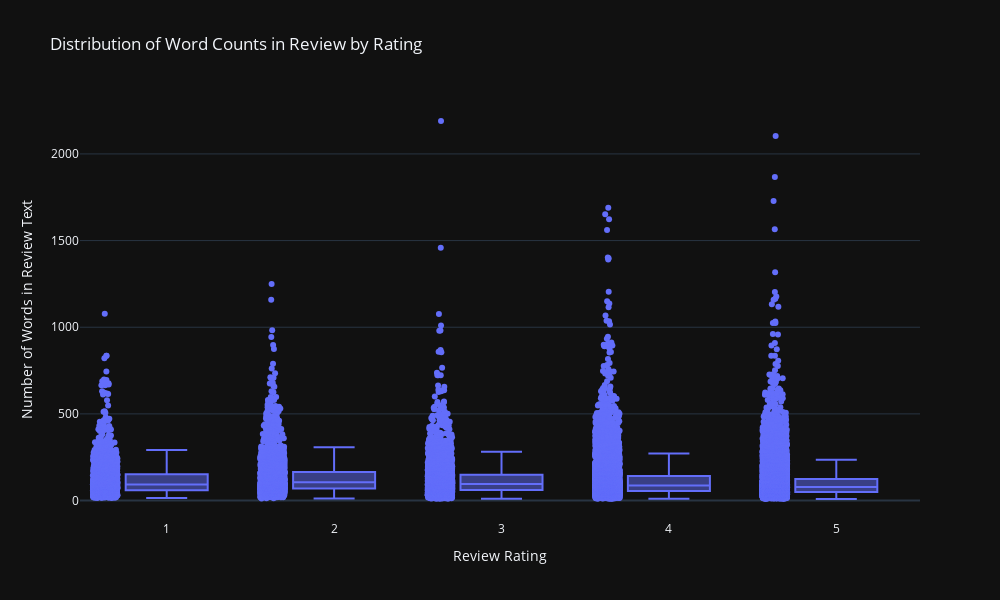

Write notebook code for a chart like this one.
### Code cell
fig = px.box(data, x='Rating', y='Word_Number', points='all', width=1000, height=600, template='plotly_dark', title='Distribution of Word Counts in Review by Rating')
fig.update_layout(
    xaxis = dict(
        title = 'Review Rating'
    ),
    yaxis = dict(
        title = 'Number of Words in Review Text'
    )
)
fig.show()

### Figure 1 — Plotly figure (JSON) as saved in the notebook; plotly's stock layout.template omitted (floating-point values rounded to 4 significant figures; data arrays with more than 128 entries replaced by an {"elided": "..."} marker saying what was removed)
{"data": [{"alignmentgroup": "True", "boxpoints": "all", "hovertemplate": "Rating=%{x}<br>Word_Number=%{y}<extra></extra>", "legendgroup": "", "marker": {"color": "#636efa"}, "name": "", "notched": false, "offsetgroup": "", "orientation": "v", "showlegend": false, "type": "box", "x": {"elided": "20491 int values"}, "x0": " ", "xaxis": "x", "y": {"elided": "20491 int values"}, "y0": " ", "yaxis": "y"}], "layout": {"boxmode": "group", "height": 600, "legend": {"tracegroupgap": 0}, "title": {"text": "Distribution of Word Counts in Review by Rating"}, "width": 1000, "xaxis": {"anchor": "y", "autorange": true, "domain": [0, 1], "range": [0.4821, 5.5], "title": {"text": "Review Rating"}, "type": "linear"}, "yaxis": {"anchor": "x", "autorange": true, "domain": [0, 1], "range": [-112.2, 2311.0], "title": {"text": "Number of Words in Review Text"}, "type": "linear"}}}
